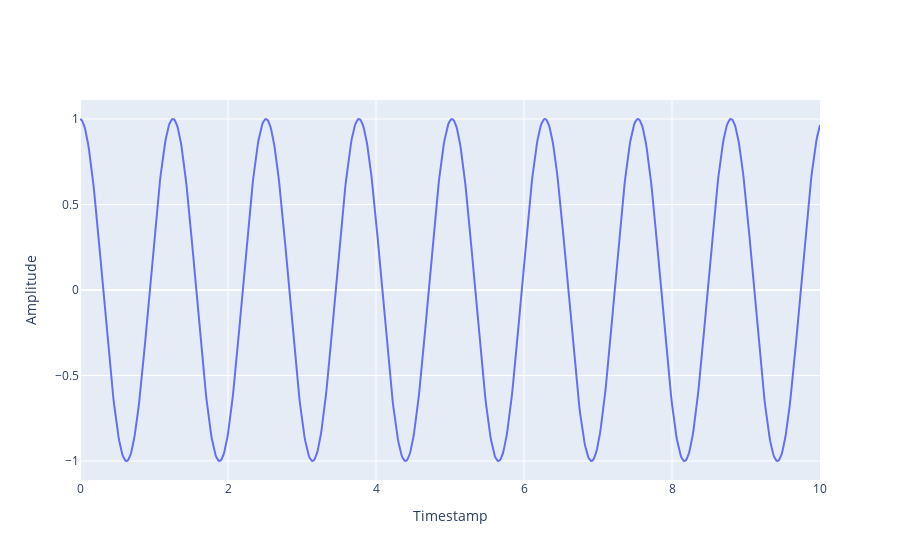
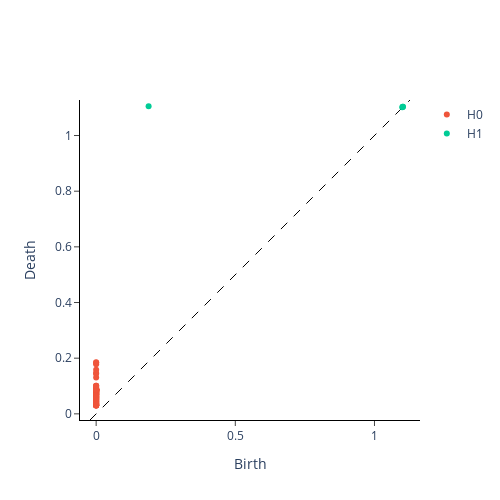

Notebook code for these charts, in order:
### Markdown cell above
# Periodic or not periodic

### Code cell
import numpy as np
import plotly.graph_objects as go
from gtda.time_series import SingleTakensEmbedding
from gtda.plotting import plot_point_cloud
from gtda.homology import VietorisRipsPersistence


x_periodic = np.linspace(0, 10, 1000)
y_periodic = np.cos(5 * x_periodic)

fig = go.Figure(data=go.Scatter(x=x_periodic, y=y_periodic))
fig.update_layout(xaxis_title="Timestamp", yaxis_title="Amplitude")
fig.show()

embedding_dimension_periodic = 3
embedding_time_delay_periodic = 8
stride = 10

embedder_periodic = SingleTakensEmbedding(
    parameters_type="fixed",
    n_jobs=2,
    time_delay=embedding_time_delay_periodic,
    dimension=embedding_dimension_periodic,
    stride=stride,
)

y_periodic_embedded = embedder_periodic.fit_transform(y_periodic)
print(f"Shape of embedded time series: {y_periodic_embedded.shape}")
plot_point_cloud(y_periodic_embedded)


# reshape to keep the vietoris format
y_periodic_embedded = y_periodic_embedded[None, :, :]

# 0 - connected components, 1 - loops, 2 - voids
homology_dimensions = [0, 1, 2]

periodic_persistence = VietorisRipsPersistence(
    homology_dimensions=homology_dimensions, n_jobs=6
)
print("Persistence diagram for periodic signal")
periodic_persistence.fit_transform_plot(y_periodic_embedded)
